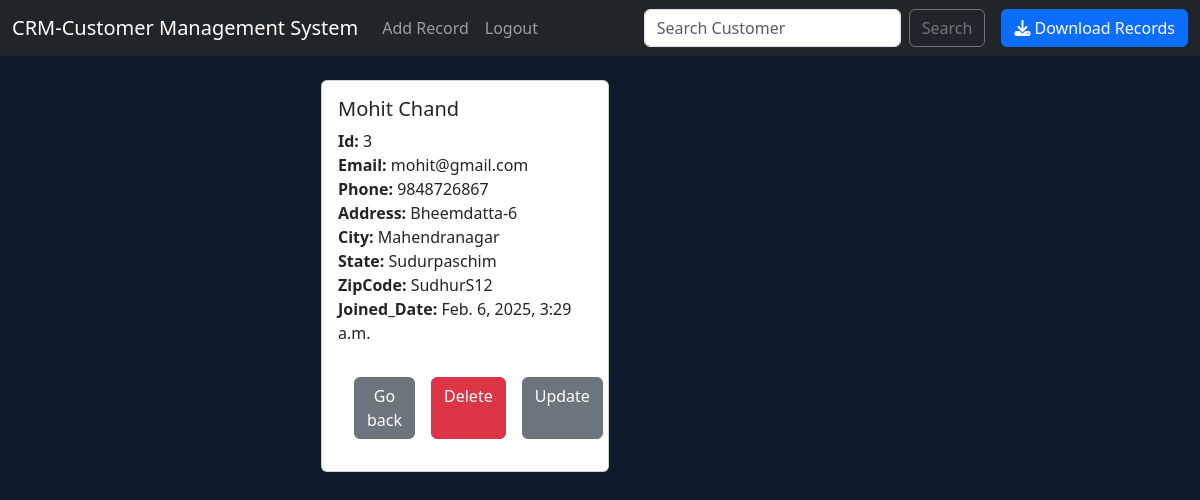
Screenshot of /record/3 (signed in) with the database file from the repository.
### website/models.py (models this page shows)
class Record(models.Model):
    created_at = models.DateTimeField(auto_now_add=True)
    first_name = models.CharField(max_length=100)
    last_name = models.CharField(max_length=100)
    email = models.EmailField(max_length=100)
    phone = models.IntegerField()
    address = models.CharField(max_length=100)
    city = models.CharField(max_length=100)
    state = models.CharField(max_length=100)
    zipcode = models.CharField(max_length=100)
    def __str__(self):
        return (f"{self.first_name} {self.last_name}")

### website/views.py (the view)
# urls.py: path('record/<int:pk>',views.customer_record, name="record" ), #  eg : record/<int:pk or id> = localhost:8000/record/2 , 2 = id of the record
def customer_record(request,pk):
    if request.user.is_authenticated:
        customer_record = Record.objects.get(id=pk)# here id is from the model named as Record and pk is from url
        return render(request,'record.html',{'customer_record':customer_record})
    else:
        messages.success(request,"You must be logged in to view the record.")
        return redirect('home')

### website/templates/record.html
{% extends 'base.html' %}
{% block content %}
<div class="col-md-6 offset-md-3">
<div class="card" style="width: 18rem;">
    <div class="card-body">
      <h5 class="card-title"> {{ customer_record }}</h5>
      <p class="card-text">
        <strong> Id: </strong>{{ customer_record.id }}  <br>
        <strong> Email: </strong>{{ customer_record.email }}<br>
        <strong> Phone: </strong>{{ customer_record.phone }}<br>
        <strong> Address: </strong>{{ customer_record.address }} <br>
        <strong> City: </strong>{{ customer_record.city }} <br>
        <strong> State: </strong>{{ customer_record.state }} <br>
        <strong> ZipCode: </strong>{{ customer_record.zipcode }} <br>
        <strong> Joined_Date: </strong>{{ customer_record.created_at }} <br>
      </p>
      <div class="card-body d-flex justify-content-between">
      <a href="{% url 'home' %}" class="card-link btn btn-secondary" >Go back</a>
      <a href="{% url 'delete-record' customer_record.id  %}" class="card-link btn btn-danger" >Delete</a>
      <a href="{% url 'update-record' customer_record.id  %}" class="card-link btn btn-secondary" >Update</a>
    </div>
  </div>
  </div>
</div>
{% endblock content%}

### website/templates/base.html (style rules this page uses)
body { background-color: #0d1b2a; color: white; }
a, .btn-link { color:#4ea8de; }

### rows the page displays
Record: first_name+last_name "Mohit Chand", id "3", email "mohit@gmail.com", phone "9848726867", address "Bheemdatta-6", city "Mahendranagar", state "Sudurpaschim", zipcode "SudhurS12", created_at "Feb. 6, 2025, 3:29 a.m."
